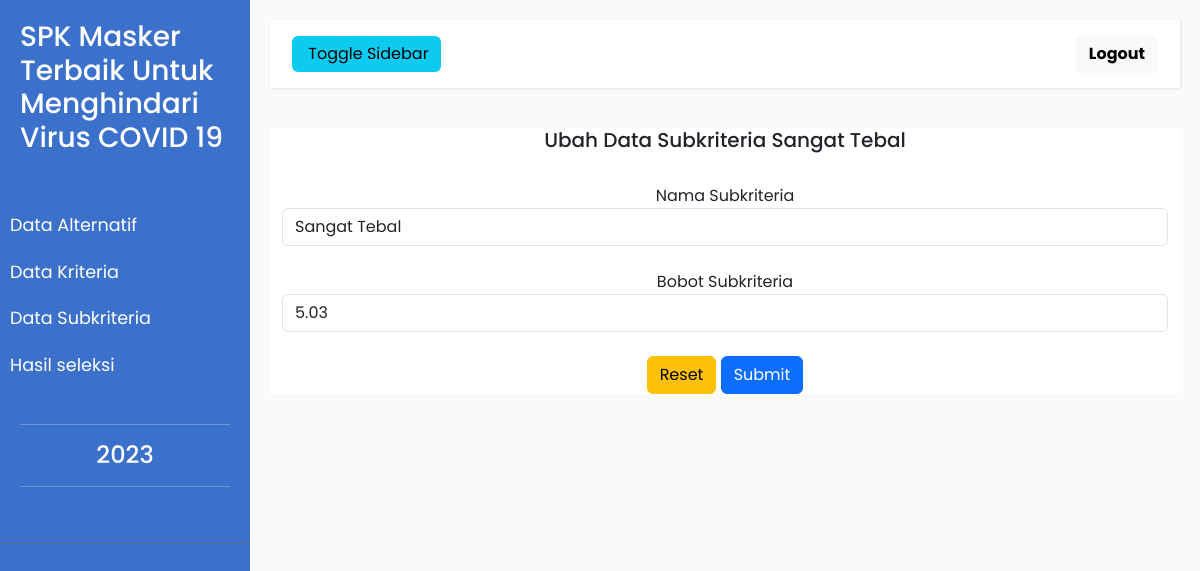
The app's page /admin/subkriteria/edit_subkriteria.php?subkriteria=1 with its own data.
### tables this page shows
CREATE TABLE `subkriteria` (
  `id_subkriteria` int(11) NOT NULL,
  `nama_subkriteria` varchar(255) NOT NULL,
  `bobot_subkriteria` double NOT NULL,
  `id_kriteria` int(11) NOT NULL
);

### admin/subkriteria/edit_subkriteria.php (the view, shortened to what this page needs)
<?php
include "../../koneksi.php";
$id = $_GET['subkriteria'];
$query=mysqli_query($dbh,"select * from subkriteria where id_subkriteria='$id'");
$data=mysqli_fetch_array($query);
 ?>
<!DOCTYPE html>
<html>
    <head>
        <link rel="stylesheet" href="../..\assets\bootstrap\css\bootstrap.css">
        <link href="../../assets/bootstrap/css/bootstrap.min.css" rel="stylesheet">
        <link rel="stylesheet" href="../../assets/admin/admin.css">
    </head>
    <body>
        <div class="wrapper">
            <nav id="sidebar">
                <div class="sidebar-header">
                    <a href="../index-admin.php">
                    <h3>SPK Masker Terbaik Untuk Menghindari Virus COVID 19</h3>
                        </a></strong>
                </div>
                <ul class="list-unstyled components">
                    <li>
                        <a href="../alternatif/data_masker.php" >Data Alternatif</a>
                        <a href="../kriteria/data_kriteria.php" >Data Kriteria</a>
                        <a href="data_subkriteria.php" >Data Subkriteria</a>
                        <a href="../perhitungan/hasil_perhitungan.php" >Hasil seleksi</a>
                    </li>
                <ul class="list-unstyled CTAs">
                    <hr>
                    <center>
                        <h4><?php echo date('Y') ?></h4>
                    </center>
                    <hr>
                </ul>
            </nav>
            <div id="content">
                <nav class="navbar navbar-default">
                    <div class="container-fluid">
                        <div class="navbar-header">
                            <button type="button" id="sidebarCollapse" class="btn btn-info navbar-btn">
                                <span>Toggle Sidebar</span>
                            </button>
                        </div>
                        <ul class="nav navbar-nav navbar-right">
                                    <li>
                                        <a href="../keluar.php" class="btn btn-light fw-bold">Logout</a>
                                    </li>
                        </ul>
                    </div>
                </nav>
                <center>
                <div class="container" style="background-color:white;">
     <div class="panel">
        <center>
            <div class="panel-heading">
            <h5>Ubah Data Subkriteria <?php echo $data['nama_subkriteria'] ?></h5>
        </div>
        <div class="panel-body">
            <br>
            <form  class="form" action="proses_edit_subkriteria.php?subkriteria=<?php echo $data['id_subkriteria'] ?>" method="POST" enctype="multipart/form-data">
                <div class="form-group">
                    <label>Nama Subkriteria</label>
                    <br>
                    <input type="text" name="nama" class="form-control" value="<?php echo $data['nama_subkriteria'] ?>">
                </div>
                <br>
                <div class="form-group">
                    <label>Bobot Subkriteria</label>
                    <br>
                    <input type="number" name="bobot" class="form-control" value="<?php echo $data['bobot_subkriteria'] ?>" step="0.01">
                </div>
                <br>
                <div class="form-group">
                <input type="reset" required name="Reset" class="btn btn-warning pull-left btn-fill">
                <input type="button" name="nanam" value="Submit" id="submitButton" data-bs-toggle="modal" data-bs-target="#confirm-submit" class="btn btn-primary btn-fill">
                </div>
                    </div>
        </div>
        </center>
     <br>
     </div>
 </div>
    </body>
</html>
</body>
</html>

### assets/admin/admin.css (style rules this page uses)
body { font-family: 'Poppins', sans-serif; background: #fafafa; }
a, a:hover, a:focus { color: inherit; text-decoration: none; transition: all 0.3s; }
.navbar { padding: 15px 10px; background: #fff; border: none; border-radius: 0; margin-bottom: 40px; box-shadow: 1px 1px 3px rgba(0, 0, 0, 0.1); }
.navbar-btn { box-shadow: none; outline: none !important; border: none; }
i, span { display: inline-block; }
.wrapper { display: flex; align-items: stretch; }
#sidebar { min-width: 250px; max-width: 250px; background: #3B71CA; color: #fff; transition: all 0.3s; }
#sidebar ul li a { text-align: left; }
#sidebar .sidebar-header { padding: 20px; background: #3B71CA; }
#sidebar ul.components { padding: 20px 0; border-bottom: 1px solid #47748b; }
#sidebar ul li a { padding: 10px; font-size: 1.1em; display: block; }
ul.CTAs { padding: 20px; }
#content { width: 100vw; padding: 20px; min-height: 100vh; transition: all 0.3s; }

### records on screen
subkriteria: nama_subkriteria "Sangat Tebal", nama "Sangat Tebal", bobot "5.03"
